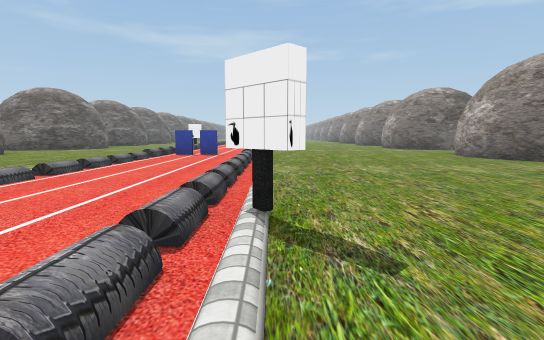
View 1 (above)

19 first-person views from a walk through a Unity game level. The camera is 1.2 m above the floor, tilts 6° down and sees 80° across. The floor is counted in squares, 2 m on a side. Each view is taken from the middle of a square. On the plan, view 1 faces up. The plan holds only what a view shows up to about 10 squares ahead; the rest is blank. The place goes on beyond the plan. The player is left out. Some surface patterns are stand-ins.

View 2
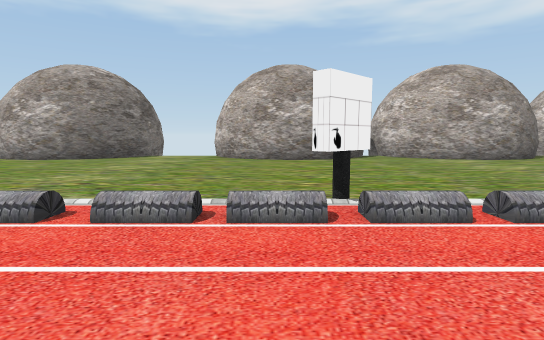

View 3
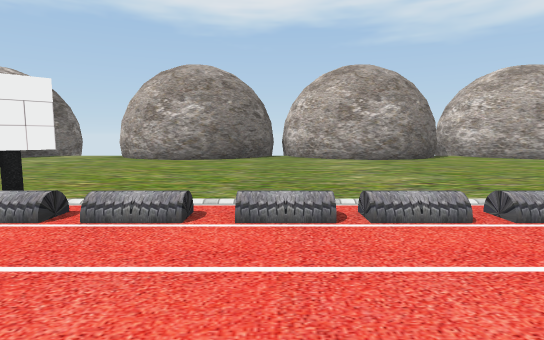

View 4
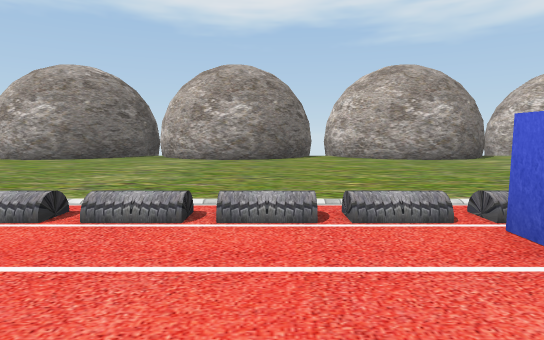

View 5
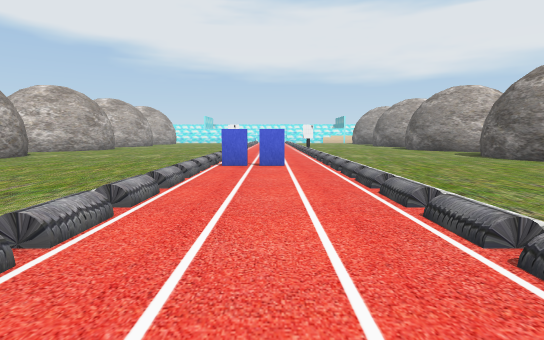

View 6
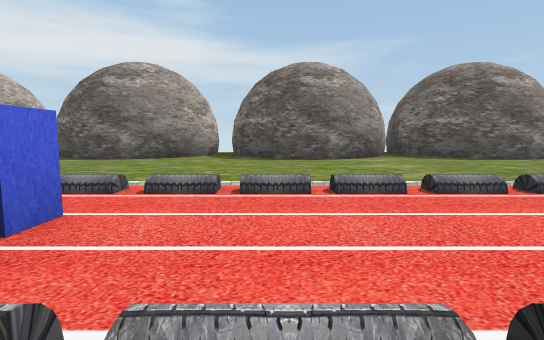

View 7
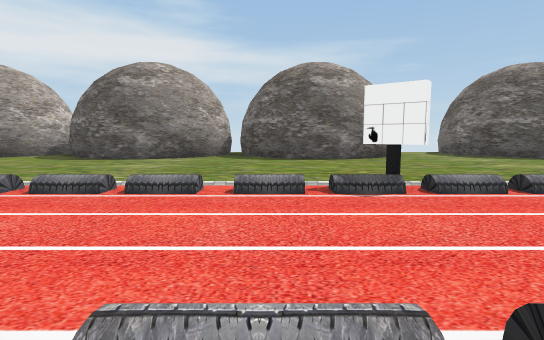

View 8
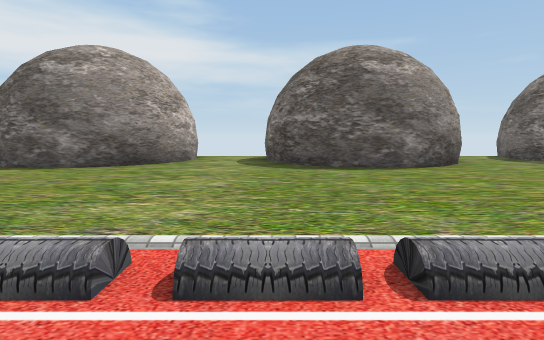

View 9
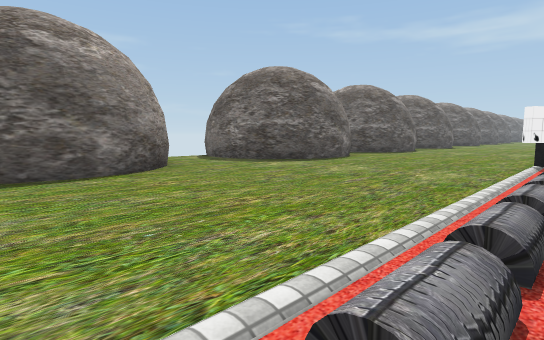

View 10
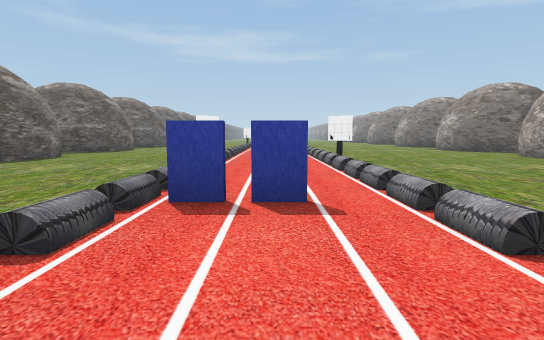

View 11
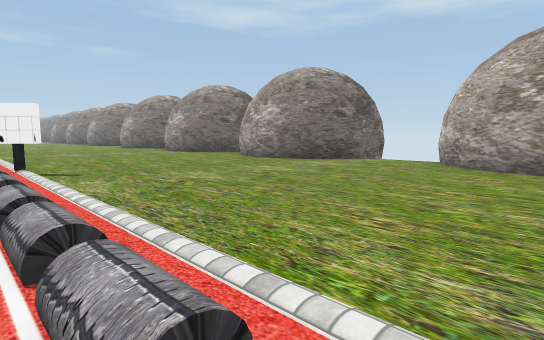

View 12
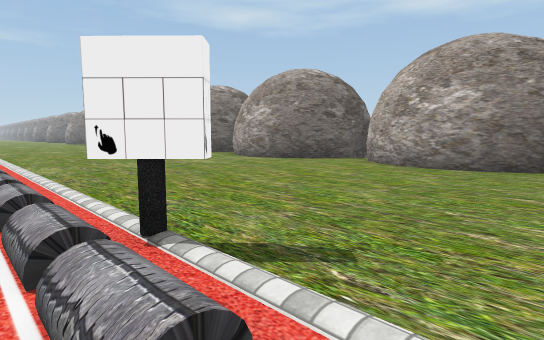

View 13
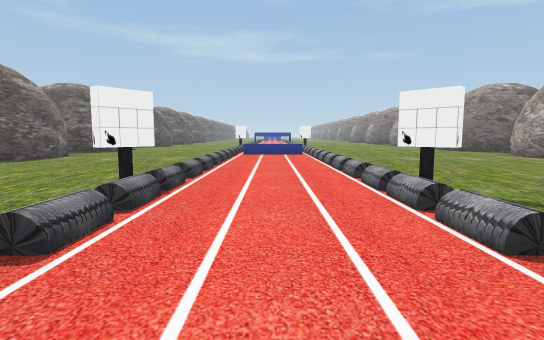

View 14
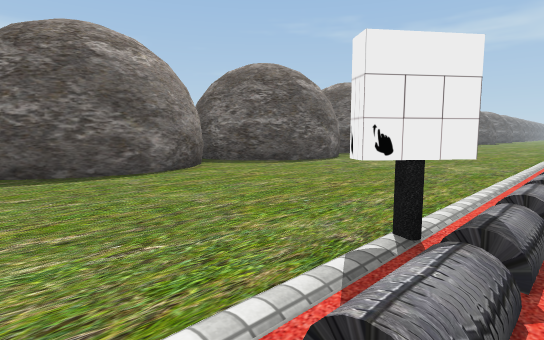

View 15
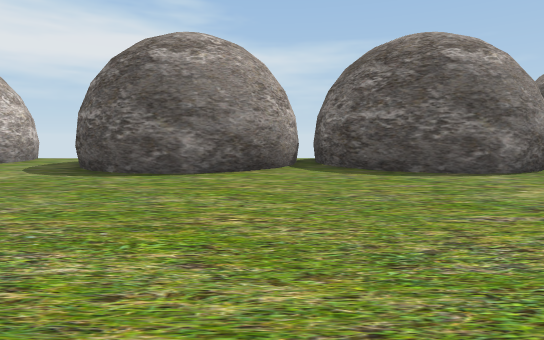

View 16
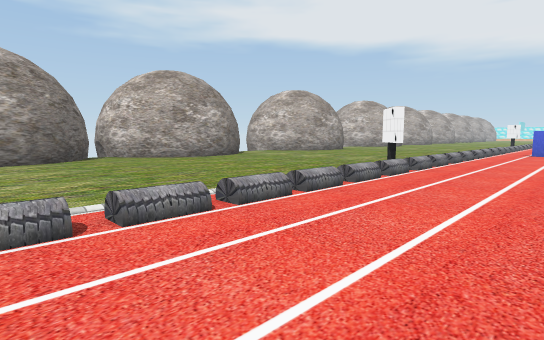

View 17
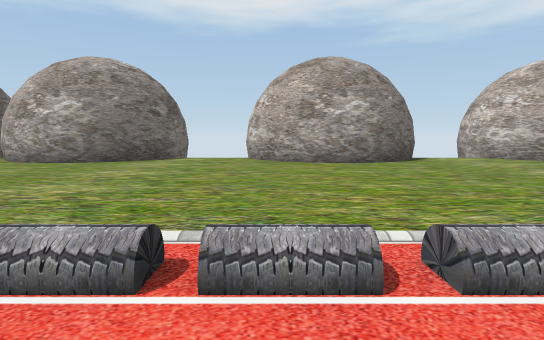

View 18
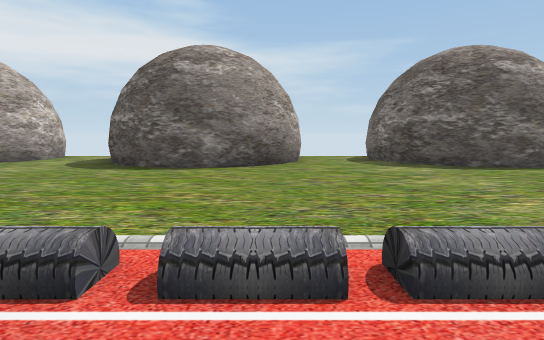

View 19
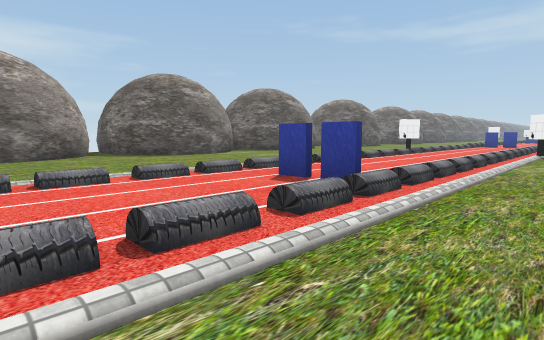

### Floor plan
Key: @ floor where view 1 was taken; # wall or solid block; . floor; / step, stairs or slope; O other object.
Columns run from 12 left of view 1 to 8 right of it. Each row starts with its distance up from view 1.
 22    #....//.//.....#
 21    #....//.//.....#
 20   ##....//.//.....###
 19  ##.....//.//.......#
 18   ##....//.//......##
 17    #....//.//.....##
 16    #....O/./O.....#
 15   ##....//.//.....##
 14 ###.....//.//......##
 13 ........//.//.......
 12 ........//.//.......#
 11 ####....//.//......##
 10    #...../#//.....##
  9    #....//.//.....#
  8   ##....//.//.....##
  7  ##.....//.//......#
  6 ........//.//.......
  5 ........//.//.......#
  4 ####....//.//.....###
  3    #....//.//.....#
  2    #....O/./O.....#
  1   ##....//.//.....##
  0   #.....//./@......#
 -1   ##....//.//......#
 -2    #....//.//.....##
 -3    #....//.//.....#
 -4   ##....//.//.....##
 -5   #.....//.//......#
 -6   #.....//##/......#
 -7   ##....//.//.....##
 -8    #....//.//.....#
 -9    #....//.//.....#

Positions as (right, up) in squares from view 1, and headings:
1: (0, 0), facing up
2: (-3, 3), facing right
3: (-3, 0), facing right
4: (-3, -4), facing right
5: (-2, 1), facing down
6: (0, -4), facing left
7: (0, 1), facing left
8: (-2, 7), facing left
9: (-3, 8), facing up-left
10: (-2, 7), facing up
11: (-1, 9), facing up-right
12: (-1, 14), facing up-right
13: (-2, 12), facing up
14: (-3, 14), facing up-left
15: (-3, 18), facing left
16: (-3, 22), facing down-right
17: (-2, 11), facing right
18: (-2, 11), facing left
19: (1, -9), facing up-left
